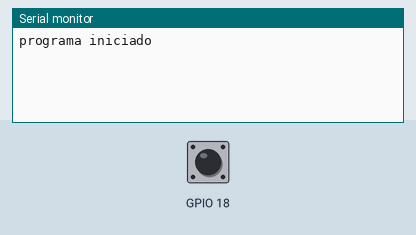
Recording of a program running on a simulated ESP32. On the bench: the last lines printed to the serial monitor. The test bench sets the inputs (shaded band); at power-on: GPIO 18 HIGH.

Above: at 1.2 s.
1.3 s: GPIO 18 pulled LOW for 0.15 s
At 2.5 s:
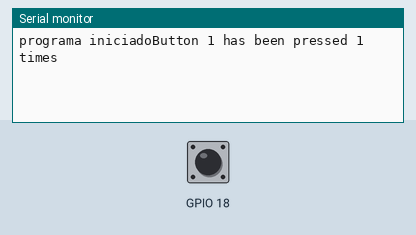
2.9 s: GPIO 18 pulled LOW for 1 s
At 3.7 s:
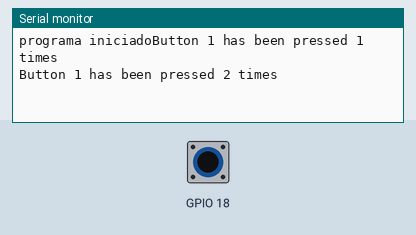
5.4 s: GPIO 18 pulled LOW for 0.15 s
At 6.7 s:
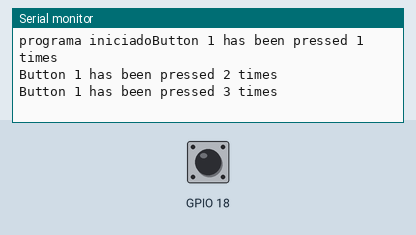

The program:

main.cpp
```cpp
#include <Arduino.h>

struct Button {
  const uint8_t PIN;
  uint32_t numberKeyPresses;
  bool pressed;
};

// Se usa el pin 18 para el botón
Button button1 = {18, 0, false};

// Rutina de Servicio de Interrupción (ISR)
void IRAM_ATTR isr() {
  button1.numberKeyPresses += 1;
  button1.pressed = true;
}

void setup() {
  Serial.begin(115200);
  pinMode(button1.PIN, INPUT_PULLUP); // Activa resistencia pull-up interna
  // Se dispara cuando el pin pasa de HIGH a LOW (al pulsar)
  Serial.printf("programa iniciado");
  attachInterrupt(button1.PIN, isr, FALLING);
}

void loop() {
  if (button1.pressed) {
      Serial.printf("Button 1 has been pressed %u times\n", button1.numberKeyPresses);
      button1.pressed = false;
  }

  // Desconecta la interrupción después de 1 minuto (60000 ms)
  static uint32_t lastMillis = 0;
  if (millis() - lastMillis > 60000) {
    lastMillis = millis();
    detachInterrupt(button1.PIN);
    Serial.println("Interrupt Detached!");
  }

  delay (10);
}
```

Measured:
- after the input at 1.3 s, the serial monitor: prints a new line at once (image 1)
- after the input at 2.9 s, the serial monitor: prints a new line at once (image 2)
- after the input at 5.4 s, the serial monitor: prints a new line at once (image 3)
